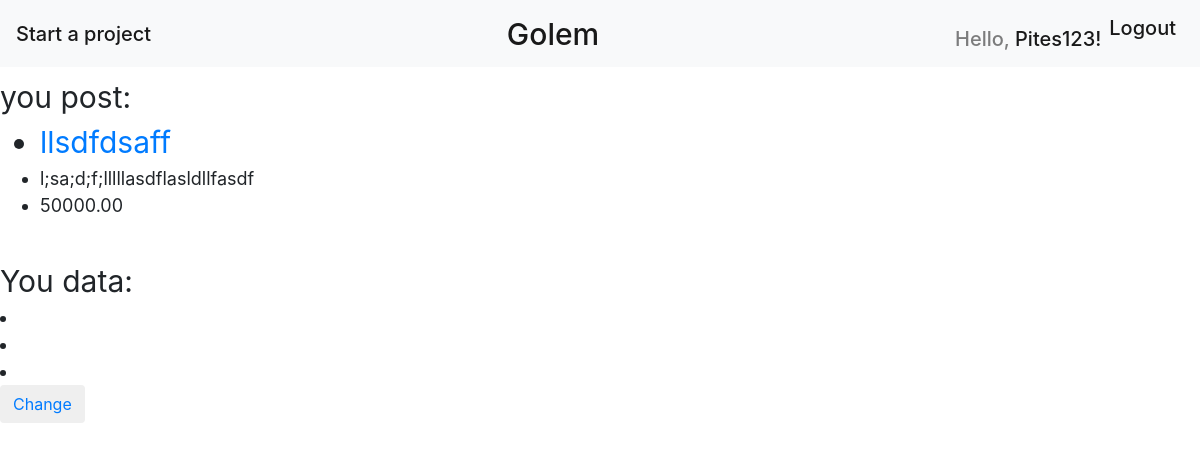
Page /accounts/profile/ (signed in) on the earlier database version.
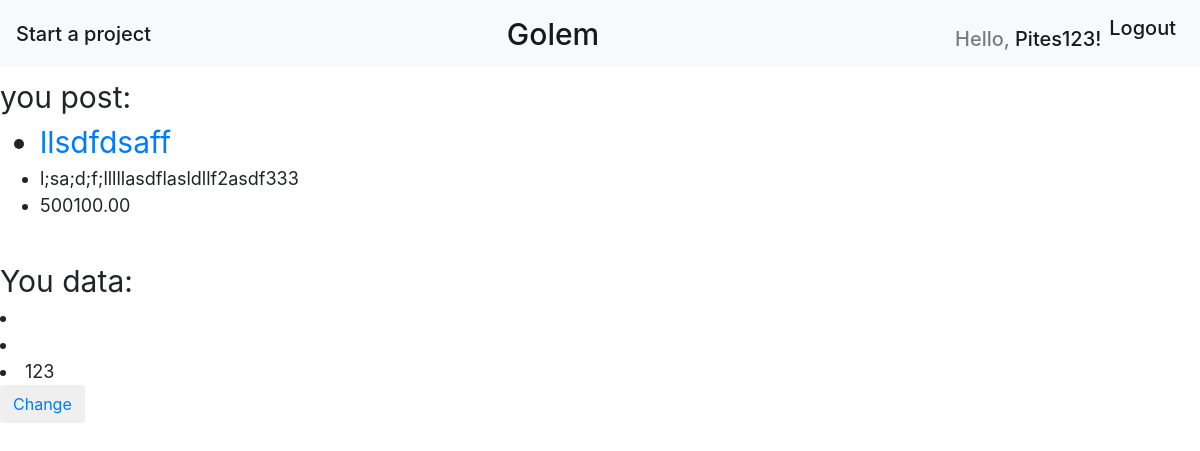
Same page on the later database version.
### projectplace/models.py (models this page shows, shortened)
class Post(models.Model):
    author = models.ForeignKey('auth.User', on_delete=models.CASCADE)
    title = models.CharField(max_length=255, unique=True, default="None")
    category = models.CharField(max_length=6, choices=CATEGORY_CHOICES, default="Other")
    body = models.TextField()
    created_at = models.DateTimeField(auto_now_add=True)
    value = models.DecimalField(decimal_places=2, max_digits=30, default=0)
    image = models.ImageField(upload_to='img', height_field=None, width_field=None, max_length=100, default='Def_img.png')

class UserConnect(models.Model):
    user = models.OneToOneField(User, on_delete=models.CASCADE)
    stripe_account = models.CharField(max_length=100, default='None_imput')

### projectplace/views.py (the view)
# urls.py: url(r'^accounts/profile/', Profile.as_view(), name='profile'),
class Profile(TemplateView):
    template_name = 'projectplace/profile.html'
    def get_context_data(self, **kwargs):
        context = super(Profile, self).get_context_data(**kwargs)
        user_posts = Post.objects.filter(
            author=self.request.user
        )
        user_stripe = UserConnect.objects.filter(user_id=self.request.user.pk)
        name_first_last = User.objects.filter(username=self.request.user)
        context['posts'] = user_posts
        context['stripe'] = user_stripe
        context['extradata'] = name_first_last
        return context

### projectplace/templates/projectplace/profile.html (shortened to what this page needs)
{% extends 'projectplace/base.html' %}
{% load bootstrap %}
{% block content %}
          <div style="font-size: 30px;">you post:</div>
        {% for post in posts %}
            <ul>
                <li id="count_collor1" style="font-size: 30px;"><a href="{% url 'post_detail' pk=post.pk %}">{{ post.title |linebreaksbr}}</a></li>
                <li style="font-size: 18px;">{{ post.body }}</li>
                <li style="font-size: 18px;">{{ post.value}} </li>
        </ul>
        <br>
        {% endfor %}
          <div style="font-size: 30px;">You data:</div>
                <li style="font-size: 18px;">{{ extradata.get.first_name }}</li>
                <li style="font-size: 18px;">{{ extradata.get.last_name}} </li>
                <li style="font-size: 18px;">{{ stripe.get.stripe_account }}</li>
<button type="submit" class="save btn btn-default"><a href="{% url 'imp_extradata' %}">Change</a></button>
{% endblock %}

Differences in the rows shown:
changed Post "llsdfdsaff": body "l;sa;d;f;lllllasdflasldllfasdf" → "l;sa;d;f;lllllasdflasldllf2asdf333"; value "50000.00" → "500100.00"
added UserConnect: get.stripe_account "123"
